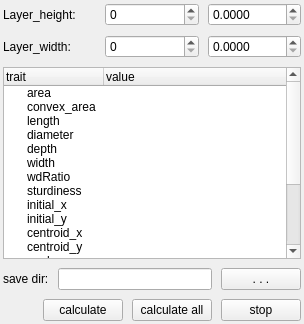
           <widget class="QWidget" name="tab_Analysis">
            <attribute name="title">
             <string>Analysis</string>
            </attribute>
            <layout class="QVBoxLayout" name="verticalLayout_2" stretch="0,1,0,0">
             <property name="spacing">
              <number>9</number>
             </property>
             <property name="leftMargin">
              <number>3</number>
             </property>
             <property name="topMargin">
              <number>3</number>
             </property>
             <property name="rightMargin">
              <number>3</number>
             </property>
             <property name="bottomMargin">
              <number>3</number>
             </property>
             <item>
              <layout class="QGridLayout" name="gridLayout_LayerSize">
               <item row="1" column="1">
                <widget class="QSpinBox" name="spinBox_LayerWidth">
                 <property name="maximum">
                  <number>999999999</number>
                 </property>
                </widget>
               </item>
               <item row="1" column="0">
                <widget class="QLabel" name="label_LayerWidth">
                 <property name="text">
                  <string>Layer_width:</string>
                 </property>
                </widget>
               </item>
               <item row="0" column="1">
                <widget class="QSpinBox" name="spinBox_LayerHeight">
                 <property name="maximum">
                  <number>999999999</number>
                 </property>
                </widget>
               </item>
               <item row="0" column="0">
                <widget class="QLabel" name="label_LayerHeight">
                 <property name="text">
                  <string>Layer_height:</string>
                 </property>
                </widget>
               </item>
               <item row="0" column="2">
                <widget class="QDoubleSpinBox" name="doubleSpinBox_LayerHeight">
                 <property name="decimals">
                  <number>4</number>
                 </property>
                 <property name="maximum">
                  <double>1.000000000000000</double>
                 </property>
                 <property name="singleStep">
                  <double>0.100000000000000</double>
                 </property>
                </widget>
               </item>
               <item row="1" column="2">
                <widget class="QDoubleSpinBox" name="doubleSpinBox_LayerWidth">
                 <property name="decimals">
                  <number>4</number>
                 </property>
                 <property name="maximum">
                  <double>1.000000000000000</double>
                 </property>
                 <property name="singleStep">
                  <double>0.100000000000000</double>
                 </property>
                </widget>
               </item>
              </layout>
             </item>
             <item>
              <widget class="QTreeWidget" name="treeWidget_Traits">
               <property name="sizePolicy">
                <sizepolicy hsizetype="Expanding" vsizetype="MinimumExpanding">
                 <horstretch>0</horstretch>
                 <verstretch>0</verstretch>
                </sizepolicy>
               </property>
               <property name="selectionMode">
                <enum>QAbstractItemView::ExtendedSelection</enum>
               </property>
               <column>
                <property name="text">
                 <string>trait</string>
                </property>
               </column>
               <column>
                <property name="text">
                 <string>value</string>
                </property>
               </column>
               <item>
                <property name="text">
                 <string>area</string>
                </property>
               </item>
               <item>
                <property name="text">
                 <string>convex_area</string>
                </property>
               </item>
               <item>
                <property name="text">
                 <string>length</string>
                </property>
               </item>
               <item>
                <property name="text">
                 <string>diameter</string>
                </property>
               </item>
               <item>
                <property name="text">
                 <string>depth</string>
                </property>
               </item>
               <item>
                <property name="text">
                 <string>width</string>
                </property>
               </item>
               <item>
                <property name="text">
                 <string>wdRatio</string>
                </property>
               </item>
               <item>
                <property name="text">
                 <string>sturdiness</string>
                </property>
               </item>
               <item>
                <property name="text">
                 <string>initial_x</string>
                </property>
               </item>
               <item>
                <property name="text">
                 <string>initial_y</string>
                </property>
               </item>
               <item>
                <property name="text">
                 <string>centroid_x</string>
                </property>
               </item>
               <item>
                <property name="text">
                 <string>centroid_y</string>
                </property>
               </item>
               <item>
                <property name="text">
                 <string>angle_apex_left</string>
                </property>
               </item>
               <item>
                <property name="text">
                 <string>angle_apex_right</string>
                </property>
               </item>
               <item>
                <property name="text">
                 <string>angle_apex_all</string>
                </property>
               </item>
               <item>
                <property name="text">
                 <string>angle_entire_left</string>
                </property>
               </item>
               <item>
                <property name="text">
                 <string>angle_entire_right</string>
                </property>
               </item>
               <item>
                <property name="text">
                 <string>angle_entire_all</string>
                </property>
               </item>
               <item>
                <property name="text">
                 <string>layer_mass</string>
                </property>
                <property name="text">
                 <string/>
                </property>
                <item>
                 <property name="text">
                  <string>Area</string>
                 </property>
                </item>
                <item>
                 <property name="text">
                  <string>Length</string>
                 </property>
                </item>
                <item>
                 <property name="text">
                  <string>Convex_hull</string>
                 </property>
                </item>
                <item>
                 <property name="text">
                  <string>A/C</string>
                 </property>
                </item>
                <item>
                 <property name="text">
                  <string>A/L</string>
                 </property>
                </item>
                <item>
                 <property name="text">
                  <string>L/C</string>
                 </property>
                </item>
               </item>
              </widget>
             </item>
             <item>
              <layout class="QHBoxLayout" name="horizontalLayout_SacveDir_calculate">
               <property name="spacing">
                <number>9</number>
               </property>
               <item>
                <widget class="QLabel" name="label_SaveDir_calculate">
                 <property name="text">
                  <string>save dir:</string>
                 </property>
                </widget>
               </item>
               <item>
                <widget class="QLineEdit" name="lineEdit_SaveDir_calculate"/>
               </item>
               <item>
                <widget class="QPushButton" name="pushButton_SaveDir_cacuate">
                 <property name="sizePolicy">
                  <sizepolicy hsizetype="Minimum" vsizetype="Fixed">
                   <horstretch>0</horstretch>
                   <verstretch>0</verstretch>
                  </sizepolicy>
                 </property>
                 <property name="text">
                  <string> . . . </string>
                 </property>
                </widget>
               </item>
              </layout>
             </item>
             <item>
              <layout class="QHBoxLayout" name="horizontalLayout_Analysis">
               <property name="spacing">
                <number>9</number>
               </property>
               <item>
                <spacer name="horizontalSpacer_Analysis">
                 <property name="orientation">
                  <enum>Qt::Horizontal</enum>
                 </property>
                 <property name="sizeHint" stdset="0">
                  <size>
                   <width>40</width>
                   <height>20</height>
                  </size>
                 </property>
                </spacer>
               </item>
               <item>
                <widget class="QPushButton" name="pushButton_Calculate">
                 <property name="text">
                  <string>calculate</string>
                 </property>
                </widget>
               </item>
               <item>
                <widget class="QPushButton" name="pushButton_CalculateAll">
                 <property name="text">
                  <string>calculate all</string>
                 </property>
                </widget>
               </item>
               <item>
                <widget class="QPushButton" name="pushButton_StopCalculate">
                 <property name="text">
                  <string>stop</string>
                 </property>
                </widget>
               </item>
              </layout>
             </item>
            </layout>
           </widget>
